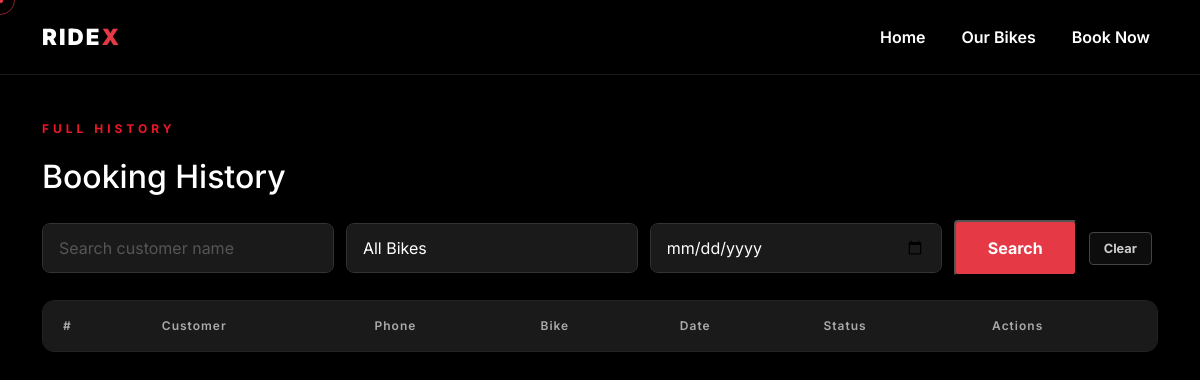
The app's page /admin/history (signed in), older data.
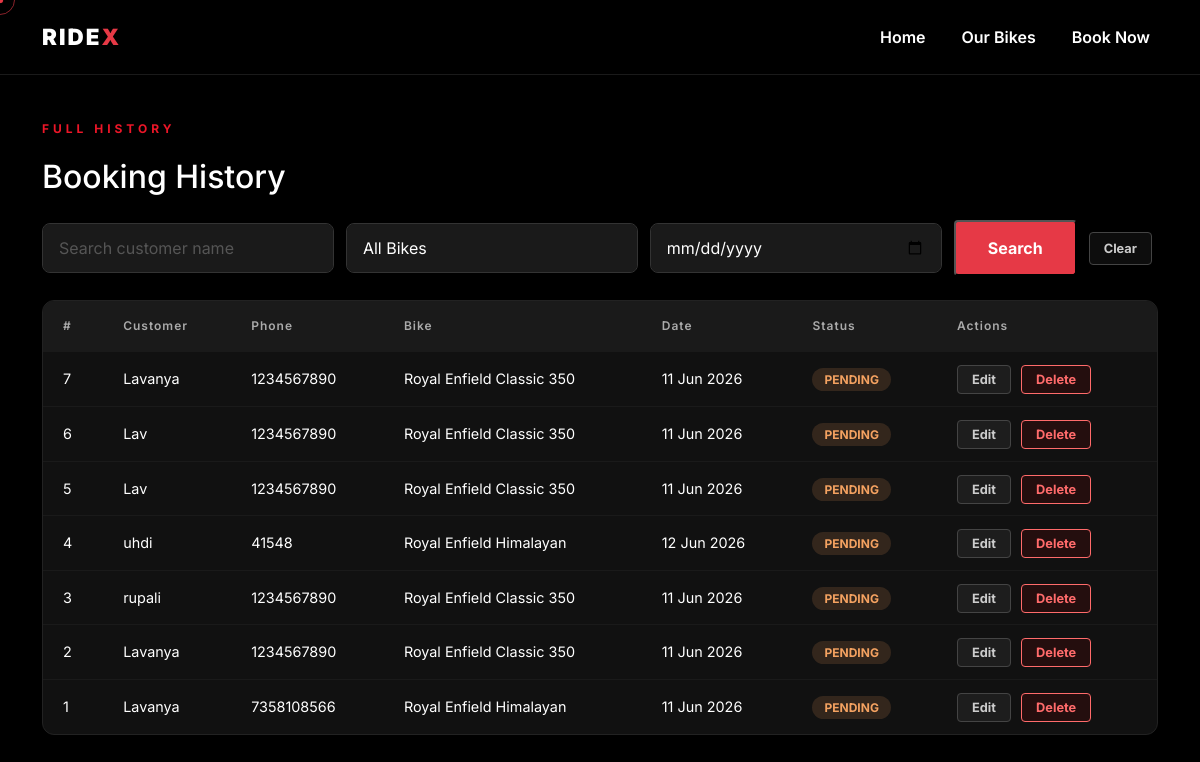
The same page, newer data.
### app.py (models this page shows)
class Booking(db.Model):
    id = db.Column(db.Integer, primary_key=True)
    bike_id = db.Column(db.Integer, db.ForeignKey('bike.id'), nullable=False)
    customer_name = db.Column(db.String(100), nullable=False)
    customer_phone = db.Column(db.String(15), nullable=False)
    booking_date = db.Column(db.DateTime, nullable=False)
    status = db.Column(db.String(20), default='pending')
    bike = db.relationship('Bike', backref='bookings')

class Bike(db.Model):
    id = db.Column(db.Integer, primary_key=True)
    name = db.Column(db.String(100), nullable=False)
    engine_cc = db.Column(db.Integer, nullable=False)
    price_per_day = db.Column(db.Float, nullable=False)
    is_available = db.Column(db.Boolean, default=True)
    image_file = db.Column(db.String(100), default='default_bike.jpg')

### app.py (the view)
@app.route('/admin/history')
@login_required
def history_log():
    query = Booking.query
    customer = request.args.get('customer')
    bike_id = request.args.get('bike_id')
    date = request.args.get('date')
    if customer:
        query = query.filter(Booking.customer_name.ilike(f'%{customer}%'))
    if bike_id:
        query = query.filter(Booking.bike_id == bike_id)
    if date:
        query = query.filter(db.func.date(Booking.booking_date) == date)
    all_bookings = query.order_by(Booking.id.desc()).all()
    all_bikes = Bike.query.all()
    return render_template('admin/history.html', bookings=all_bookings, bikes=all_bikes)

### app.py (called while the page is built)
def login_required(f):
    @wraps(f)
    def decorated_function(*args, **kwargs):
        if 'admin_logged_in' not in session:
            return redirect(url_for('admin_login'))
        return f(*args, **kwargs)
    return decorated_function

### templates/admin/history.html (shortened to what this page needs)
{% extends 'base.html' %}
{% block content %}
<section class="admin-dashboard-section" style="padding-top: 120px;">
    <div class="container">
        <p class="hero-tagline">FULL HISTORY</p>
        <h2 class="mb-4">Booking History</h2>
        <form method="GET" class="history-filters mb-4">
            <input type="text" name="customer" class="form-control dark-input" placeholder="Search customer name" value="{{ request.args.get('customer', '') }}">
            <select name="bike_id" class="form-control dark-input">
                <option value="">All Bikes</option>
            </select>
            <input type="date" name="date" class="form-control dark-input" value="{{ request.args.get('date', '') }}">
            <button type="submit" class="btn-primary-red">Search</button>
            <a href="{{ url_for('history_log') }}" class="action-btn edit">Clear</a>
        </form>
        <div class="admin-table-wrapper">
            <table class="admin-table">
                <thead>
                    <tr>
                        <th>#</th>
                        <th>Customer</th>
                        <th>Phone</th>
                        <th>Bike</th>
                        <th>Date</th>
                        <th>Status</th>
                        <th>Actions</th>
                    </tr>
                </thead>
                <tbody>
                    {% for booking in bookings %}
                    <tr>
                        <td>{{ booking.id }}</td>
                        <td>{{ booking.customer_name }}</td>
                        <td>{{ booking.customer_phone }}</td>
                        <td>{{ booking.bike.name }}</td>
                        <td>{{ booking.booking_date.strftime('%d %b %Y') }}</td>
                        <td><span class="status-badge {{ booking.status }}">{{ booking.status.upper() }}</span></td>
                        <td>
                            <a href="{{ url_for('edit_booking', booking_id=booking.id) }}" class="action-btn edit">Edit</a>
                            <a href="{{ url_for('delete_booking', booking_id=booking.id) }}" class="action-btn delete" onclick="return confirm('Delete this booking permanently?')">Delete</a>
                        </td>
                    </tr>
                    {% endfor %}
                </tbody>
            </table>
        </div>
    </div>
</section>
{% endblock %}

Row changes from the older to the newer data that the page shows:
added Booking: id "7", customer_name "Lavanya", customer_phone "1234567890", bike.name "Royal Enfield Classic 350", booking_date "11 Jun 2026", status "PENDING"
added Booking: id "6", customer_name "Lav", customer_phone "1234567890", bike.name "Royal Enfield Classic 350", booking_date "11 Jun 2026", status "PENDING"
added Booking: id "5", customer_name "Lav", customer_phone "1234567890", bike.name "Royal Enfield Classic 350", booking_date "11 Jun 2026", status "PENDING"
added Booking: id "4", customer_name "uhdi", customer_phone "41548", bike.name "Royal Enfield Himalayan", booking_date "12 Jun 2026", status "PENDING"
added Booking: id "3", customer_name "rupali", customer_phone "1234567890", bike.name "Royal Enfield Classic 350", booking_date "11 Jun 2026", status "PENDING"
added Booking: id "2", customer_name "Lavanya", customer_phone "1234567890", bike.name "Royal Enfield Classic 350", booking_date "11 Jun 2026", status "PENDING"
added Booking: id "1", customer_name "Lavanya", customer_phone "7358108566", bike.name "Royal Enfield Himalayan", booking_date "11 Jun 2026", status "PENDING"
